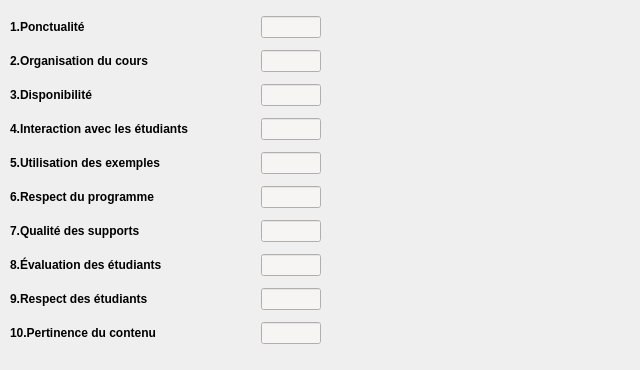
                     <widget class="QWidget" name="widget_29" native="true">
                      <property name="minimumSize">
                       <size>
                        <width>0</width>
                        <height>370</height>
                       </size>
                      </property>
                      <widget class="QWidget" name="layoutWidget">
                       <property name="geometry">
                        <rect>
                         <x>10</x>
                         <y>10</y>
                         <width>621</width>
                         <height>348</height>
                        </rect>
                       </property>
                       <layout class="QHBoxLayout" name="horizontalLayout_96">
                        <item>
                         <layout class="QVBoxLayout" name="verticalLayout_32">
                          <item>
                           <layout class="QHBoxLayout" name="horizontalLayout_85">
                            <item>
                             <widget class="QLabel" name="label_47">
                              <property name="font">
                               <font>
                                <weight>75</weight>
                                <bold>true</bold>
                               </font>
                              </property>
                              <property name="text">
                               <string>1.Ponctualité</string>
                              </property>
                             </widget>
                            </item>
                            <item>
                             <spacer name="horizontalSpacer_62">
                              <property name="orientation">
                               <enum>Qt::Horizontal</enum>
                              </property>
                              <property name="sizeHint" stdset="0">
                               <size>
                                <width>40</width>
                                <height>20</height>
                               </size>
                              </property>
                             </spacer>
                            </item>
                            <item>
                             <widget class="QLineEdit" name="lineEdit_4">
                              <property name="minimumSize">
                               <size>
                                <width>60</width>
                                <height>0</height>
                               </size>
                              </property>
                              <property name="maximumSize">
                               <size>
                                <width>60</width>
                                <height>16777215</height>
                               </size>
                              </property>
                              <property name="styleSheet">
                               <string notr="true">background-color: rgb(246, 245, 244);
color: rgb(15, 23, 42);</string>
                              </property>
                             </widget>
                            </item>
                           </layout>
                          </item>
                          <item>
                           <layout class="QHBoxLayout" name="horizontalLayout_87">
                            <item>
                             <widget class="QLabel" name="label_49">
                              <property name="font">
                               <font>
                                <weight>75</weight>
                                <bold>true</bold>
                               </font>
                              </property>
                              <property name="text">
                               <string>2.Organisation du cours</string>
                              </property>
                             </widget>
                            </item>
                            <item>
                             <spacer name="horizontalSpacer_63">
                              <property name="orientation">
                               <enum>Qt::Horizontal</enum>
                              </property>
                              <property name="sizeHint" stdset="0">
                               <size>
                                <width>40</width>
                                <height>20</height>
                               </size>
                              </property>
                             </spacer>
                            </item>
                            <item>
                             <widget class="QLineEdit" name="lineEdit_5">
                              <property name="minimumSize">
                               <size>
                                <width>60</width>
                                <height>0</height>
                               </size>
                              </property>
                              <property name="maximumSize">
                               <size>
                                <width>60</width>
                                <height>16777215</height>
                               </size>
                              </property>
                              <property name="styleSheet">
                               <string notr="true">background-color: rgb(246, 245, 244);
color: rgb(15, 23, 42);</string>
                              </property>
                             </widget>
                            </item>
                           </layout>
                          </item>
                          <item>
                           <layout class="QHBoxLayout" name="horizontalLayout_88">
                            <item>
                             <widget class="QLabel" name="label_50">
                              <property name="font">
                               <font>
                                <weight>75</weight>
                                <italic>false</italic>
                                <bold>true</bold>
                               </font>
                              </property>
                              <property name="text">
                               <string>3.Disponibilité</string>
                              </property>
                             </widget>
                            </item>
                            <item>
                             <spacer name="horizontalSpacer_64">
                              <property name="orientation">
                               <enum>Qt::Horizontal</enum>
                              </property>
                              <property name="sizeHint" stdset="0">
                               <size>
                                <width>40</width>
                                <height>20</height>
                               </size>
                              </property>
                             </spacer>
                            </item>
                            <item>
                             <widget class="QLineEdit" name="lineEdit_6">
                              <property name="minimumSize">
                               <size>
                                <width>60</width>
                                <height>0</height>
                               </size>
                              </property>
                              <property name="maximumSize">
                               <size>
                                <width>60</width>
                                <height>16777215</height>
                               </size>
                              </property>
                              <property name="styleSheet">
                               <string notr="true">background-color: rgb(246, 245, 244);
color: rgb(15, 23, 42);</string>
                              </property>
                             </widget>
                            </item>
                           </layout>
                          </item>
                          <item>
                           <layout class="QHBoxLayout" name="horizontalLayout_89">
                            <item>
                             <widget class="QLabel" name="label_51">
                              <property name="font">
                               <font>
                                <weight>75</weight>
                                <bold>true</bold>
                               </font>
                              </property>
                              <property name="text">
                               <string>4.Interaction avec les étudiants</string>
                              </property>
                             </widget>
                            </item>
                            <item>
                             <spacer name="horizontalSpacer_65">
                              <property name="orientation">
                               <enum>Qt::Horizontal</enum>
                              </property>
                              <property name="sizeHint" stdset="0">
                               <size>
                                <width>40</width>
                                <height>20</height>
                               </size>
                              </property>
                             </spacer>
                            </item>
                            <item>
                             <widget class="QLineEdit" name="lineEdit_7">
                              <property name="minimumSize">
                               <size>
                                <width>60</width>
                                <height>0</height>
                               </size>
                              </property>
                              <property name="maximumSize">
                               <size>
                                <width>60</width>
                                <height>16777215</height>
                               </size>
                              </property>
                              <property name="styleSheet">
                               <string notr="true">background-color: rgb(246, 245, 244);
color: rgb(15, 23, 42);
</string>
                              </property>
                             </widget>
                            </item>
                           </layout>
                          </item>
                          <item>
                           <layout class="QHBoxLayout" name="horizontalLayout_90">
                            <item>
                             <widget class="QLabel" name="label_52">
                              <property name="font">
                               <font>
                                <weight>75</weight>
                                <bold>true</bold>
                               </font>
                              </property>
                              <property name="text">
                               <string>5.Utilisation des exemples</string>
                              </property>
                             </widget>
                            </item>
                            <item>
                             <spacer name="horizontalSpacer_66">
                              <property name="orientation">
                               <enum>Qt::Horizontal</enum>
                              </property>
                              <property name="sizeHint" stdset="0">
                               <size>
                                <width>40</width>
                                <height>20</height>
                               </size>
                              </property>
                             </spacer>
                            </item>
                            <item>
                             <widget class="QLineEdit" name="lineEdit_8">
                              <property name="minimumSize">
                               <size>
                                <width>60</width>
                                <height>0</height>
                               </size>
                              </property>
                              <property name="maximumSize">
                               <size>
                                <width>60</width>
                                <height>16777215</height>
                               </size>
                              </property>
                              <property name="styleSheet">
                               <string notr="true">background-color: rgb(246, 245, 244);
color: rgb(15, 23, 42);</string>
                              </property>
                             </widget>
                            </item>
                           </layout>
                          </item>
                          <item>
                           <layout class="QHBoxLayout" name="horizontalLayout_91">
                            <item>
                             <widget class="QLabel" name="label_53">
                              <property name="font">
                               <font>
                                <weight>75</weight>
                                <bold>true</bold>
                               </font>
                              </property>
                              <property name="text">
                               <string>6.Respect du programme</string>
                              </property>
                             </widget>
                            </item>
                            <item>
                             <spacer name="horizontalSpacer_67">
                              <property name="orientation">
                               <enum>Qt::Horizontal</enum>
                              </property>
                              <property name="sizeHint" stdset="0">
                               <size>
                                <width>40</width>
                                <height>20</height>
                               </size>
                              </property>
                             </spacer>
                            </item>
                            <item>
                             <widget class="QLineEdit" name="lineEdit_9">
                              <property name="minimumSize">
                               <size>
                                <width>60</width>
                                <height>0</height>
                               </size>
                              </property>
                              <property name="maximumSize">
                               <size>
                                <width>60</width>
                                <height>16777215</height>
                               </size>
                              </property>
                              <property name="styleSheet">
                               <string notr="true">background-color: rgb(246, 245, 244);
color: rgb(15, 23, 42);</string>
                              </property>
                             </widget>
                            </item>
                           </layout>
                          </item>
                          <item>
                           <layout class="QHBoxLayout" name="horizontalLayout_92">
                            <item>
                             <widget class="QLabel" name="label_54">
                              <property name="font">
                               <font>
                                <weight>75</weight>
                                <bold>true</bold>
                               </font>
                              </property>
                              <property name="text">
                               <string>7.Qualité des supports</string>
                              </property>
                             </widget>
                            </item>
                            <item>
                             <spacer name="horizontalSpacer_68">
                              <property name="orientation">
                               <enum>Qt::Horizontal</enum>
                              </property>
                              <property name="sizeHint" stdset="0">
                               <size>
                                <width>40</width>
                                <height>20</height>
                               </size>
                              </property>
                             </spacer>
                            </item>
                            <item>
                             <widget class="QLineEdit" name="lineEdit_10">
                              <property name="minimumSize">
                               <size>
                                <width>60</width>
                                <height>0</height>
                               </size>
                              </property>
                              <property name="maximumSize">
                               <size>
                                <width>60</width>
                                <height>16777215</height>
                               </size>
                              </property>
                              <property name="styleSheet">
                               <string notr="true">background-color: rgb(246, 245, 244);
color: rgb(15, 23, 42);</string>
                              </property>
                             </widget>
                            </item>
                           </layout>
                          </item>
                          <item>
                           <layout class="QHBoxLayout" name="horizontalLayout_93">
                            <item>
                             <widget class="QLabel" name="label_55">
                              <property name="font">
                               <font>
                                <weight>75</weight>
                                <bold>true</bold>
                               </font>
                              </property>
                              <property name="text">
                               <string>8.Évaluation des étudiants</string>
                              </property>
                             </widget>
                            </item>
                            <item>
                             <spacer name="horizontalSpacer_69">
                              <property name="orientation">
                               <enum>Qt::Horizontal</enum>
                              </property>
                              <property name="sizeHint" stdset="0">
                               <size>
                                <width>40</width>
                                <height>20</height>
                               </size>
                              </property>
                             </spacer>
                            </item>
                            <item>
                             <widget class="QLineEdit" name="lineEdit_11">
                              <property name="minimumSize">
                               <size>
                                <width>60</width>
                                <height>0</height>
                               </size>
                              </property>
                              <property name="maximumSize">
                               <size>
                                <width>60</width>
                                <height>16777215</height>
                               </size>
                              </property>
                              <property name="styleSheet">
                               <string notr="true">background-color: rgb(246, 245, 244);
color: rgb(15, 23, 42);</string>
                              </property>
                             </widget>
                            </item>
                           </layout>
                          </item>
                          <item>
                           <layout class="QHBoxLayout" name="horizontalLayout_94">
                            <item>
                             <widget class="QLabel" name="label_56">
                              <property name="font">
                               <font>
                                <weight>75</weight>
                                <bold>true</bold>
                               </font>
                              </property>
                              <property name="text">
                               <string>9.Respect des étudiants</string>
                              </property>
                             </widget>
                            </item>
                            <item>
                             <spacer name="horizontalSpacer_70">
                              <property name="orientation">
                               <enum>Qt::Horizontal</enum>
                              </property>
                              <property name="sizeHint" stdset="0">
                               <size>
                                <width>40</width>
                                <height>20</height>
                               </size>
                              </property>
                             </spacer>
                            </item>
                            <item>
                             <widget class="QLineEdit" name="lineEdit_12">
                              <property name="minimumSize">
                               <size>
                                <width>60</width>
                                <height>0</height>
                               </size>
                              </property>
                              <property name="maximumSize">
                               <size>
                                <width>60</width>
                                <height>16777215</height>
                               </size>
                              </property>
                              <property name="styleSheet">
                               <string notr="true">background-color: rgb(246, 245, 244);
color: rgb(15, 23, 42);</string>
                              </property>
                             </widget>
                            </item>
                           </layout>
                          </item>
                          <item>
                           <layout class="QHBoxLayout" name="horizontalLayout_95">
                            <item>
                             <widget class="QLabel" name="label_57">
                              <property name="font">
                               <font>
                                <weight>75</weight>
                                <bold>true</bold>
                               </font>
                              </property>
                              <property name="text">
                               <string>10.Pertinence du contenu</string>
                              </property>
                             </widget>
                            </item>
                            <item>
                             <spacer name="horizontalSpacer_71">
                              <property name="orientation">
                               <enum>Qt::Horizontal</enum>
                              </property>
                              <property name="sizeHint" stdset="0">
                               <size>
                                <width>40</width>
                                <height>20</height>
                               </size>
                              </property>
                             </spacer>
                            </item>
                            <item>
                             <widget class="QLineEdit" name="lineEdit_13">
                              <property name="minimumSize">
                               <size>
                                <width>60</width>
                                <height>0</height>
                               </size>
                              </property>
                              <property name="maximumSize">
                               <size>
                                <width>60</width>
                                <height>16777215</height>
                               </size>
                              </property>
                              <property name="styleSheet">
                               <string notr="true">background-color: rgb(246, 245, 244);
color: rgb(15, 23, 42);</string>
                              </property>
                             </widget>
                            </item>
                           </layout>
                          </item>
                         </layout>
                        </item>
                        <item>
                         <spacer name="horizontalSpacer_61">
                          <property name="orientation">
                           <enum>Qt::Horizontal</enum>
                          </property>
                          <property name="sizeHint" stdset="0">
                           <size>
                            <width>40</width>
                            <height>20</height>
                           </size>
                          </property>
                         </spacer>
                        </item>
                       </layout>
                      </widget>
                     </widget>
